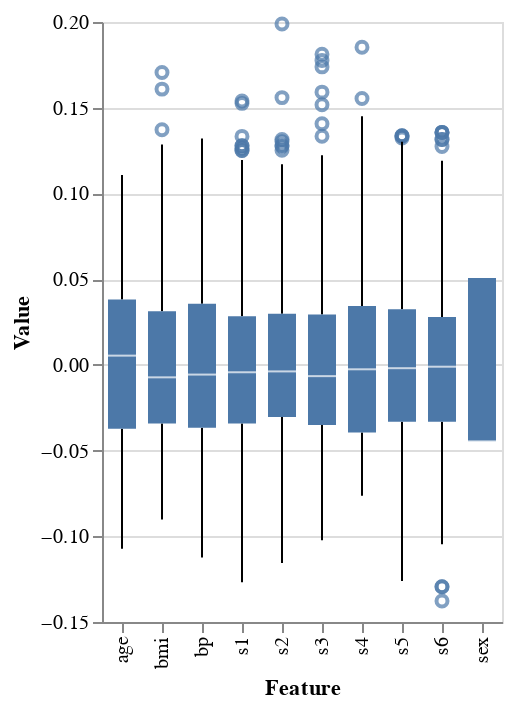

Notebook source saved alongside this figure:
### Code cell
create_box_plot(df)

### Figure 1 — Vega-Lite specification as saved in the notebook (floating-point values rounded to 4 significant figures; data arrays with more than 128 entries replaced by an {"elided": "..."} marker saying what was removed)
{"config": {"view": {"continuousWidth": 300, "continuousHeight": 300}}, "data": {"name": "data-dbb14fa339e0c1c380c8448af5863839"}, "mark": {"type": "boxplot"}, "encoding": {"x": {"field": "key", "title": "Feature", "type": "nominal"}, "y": {"field": "value", "title": "Value", "type": "quantitative"}}, "params": [{"name": "param_1", "select": {"type": "interval", "encodings": ["x", "y"]}, "bind": "scales"}], "transform": [{"fold": ["age", "sex", "bmi", "bp", "s1", "s2", "s3", "s4", "s5", "s6"], "as": ["key", "value"]}], "$schema": "https://vega.github.io/schema/vega-lite/v5.15.1.json", "datasets": {"data-dbb14fa339e0c1c380c8448af5863839": {"elided": "442 records"}}}
